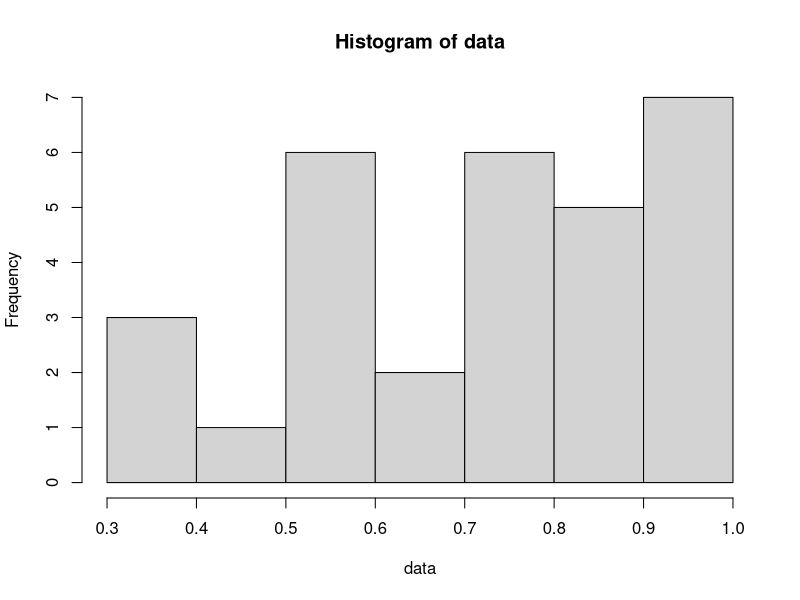

Write R code to recreate this figure. (Note: this script raises an error after producing the figure.)
setwd("C:/Users/rende_000/Dropbox/Skole/Kybernetikk og Robotikk 4/Statistikk/Anbefalt 3")

df <- read.table("data30.txt", 
                 header = FALSE)
hist(df$V1, main = "Histogram of data",
     xlab = "data")

func <- function(x, n){
  if (0<=x && x<1){
      n*x^(n-1)
  } else {
      0
  }
}
par(neq=TRUE)
x <- seq(0, 1, 0.1)
plot(x, func(x, 2), add=TRUE)
